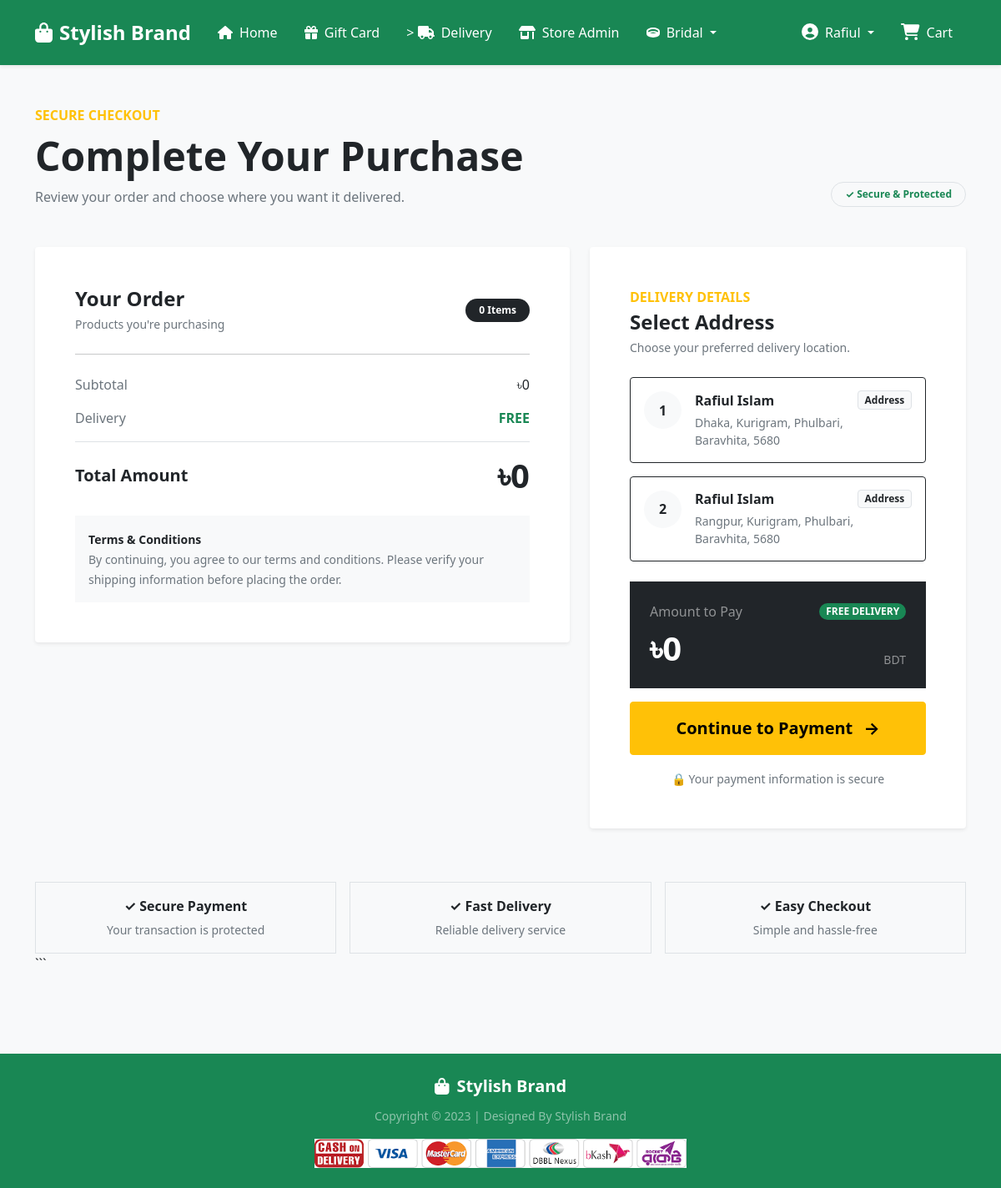
Before: /checkout/ (signed in) with the older database file.
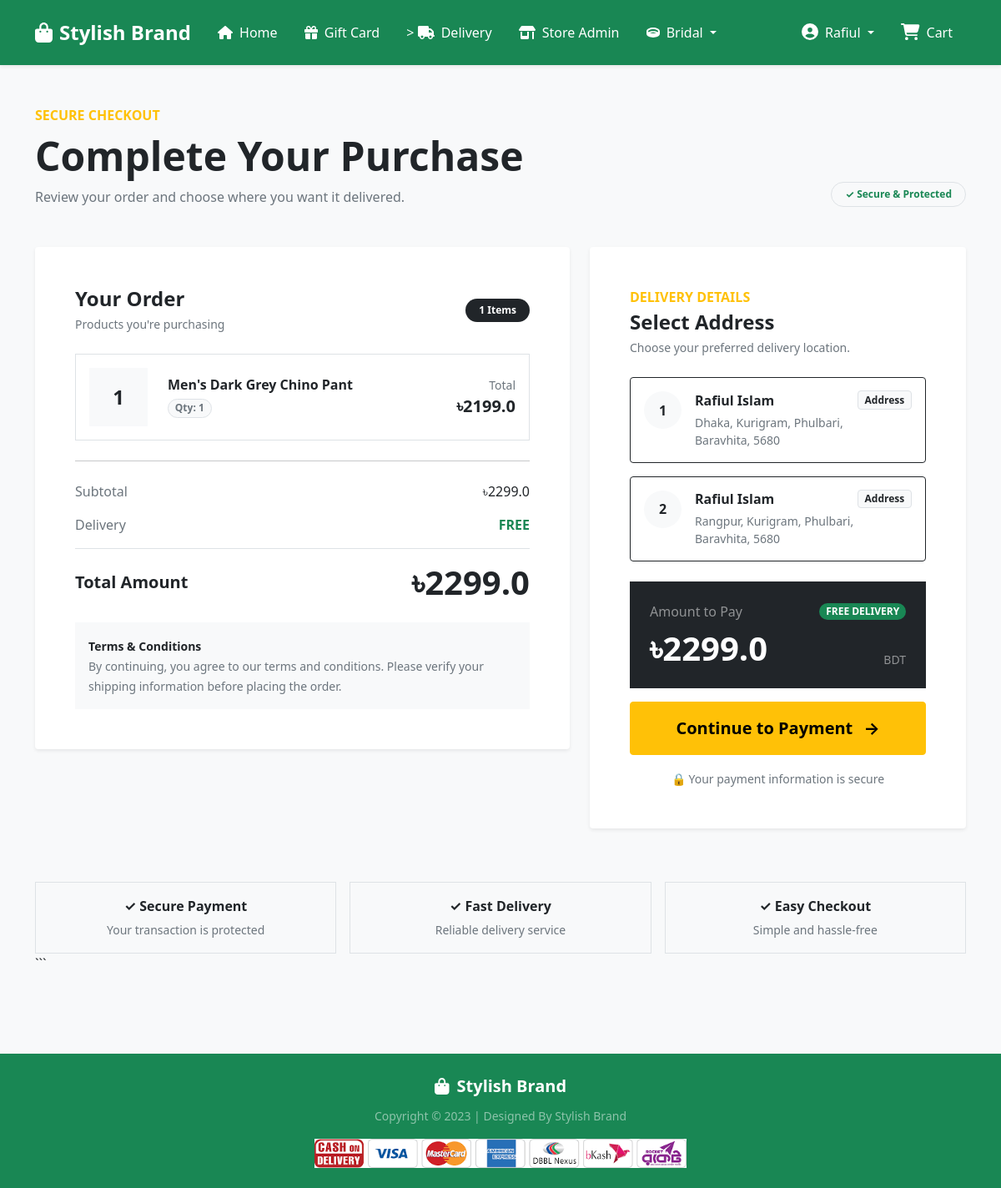
After: the same page with the newer database file.
### Shop/models.py (models this page shows, shortened)
class Customer(models.Model):
    user = models.ForeignKey(User, on_delete=models.CASCADE)
    name = models.CharField(max_length=200)
    division = models.CharField(choices=DIVISION_CHOICES, max_length=50)
    district = models.CharField(max_length=200)
    thana = models.CharField(max_length=50)
    villorroad = models.CharField(max_length=50)
    zipcode = models.IntegerField()

class Cart(models.Model):
    user = models.ForeignKey(User, on_delete=models.CASCADE)
    product = models.ForeignKey(Product, on_delete=models.CASCADE)
    quantity = models.PositiveIntegerField(default=1)
    @property
    def total_cost(self):
        return self.quantity * self.product.discounted_price

class Product(models.Model):
    title = models.CharField(max_length=100)
    selling_price = models.FloatField()
    discounted_price = models.FloatField()
    description = models.TextField()
    brand = models.CharField(max_length=100)
    category = models.CharField(choices=CATEGORY_CHOICES, max_length=2)
    product_image = models.ImageField(upload_to="productimg")

### Shop/views.py (the view)
# urls.py: path("checkout/", views.checkout, name="checkout"),
@login_required
def checkout(request):
    user = request.user
    add = Customer.objects.filter(user=user)
    cart_items = Cart.objects.filter(user=user)
    amount = 0
    shipping_amount = 100
    totalamount = 0
    cart_product = [p for p in Cart.objects.all() if p.user == request.user]
    if cart_product:
        for p in cart_product:
            tempamount = p.quantity * p.product.discounted_price
            amount += tempamount
        totalamount = amount + shipping_amount
    return render(
        request,
        "Shop/checkout.html",
        {"add": add, "totalamount": totalamount, "cart_items": cart_items},
    )

### Shop/templates/Shop/checkout.html (shortened to what the changed rows need)
{% extends 'Shop/base.html' %}
{% load static %}
{% block main-content %}
<div class="container py-5">
<div class="row align-items-end mb-5">
    <div class="col-md-8">
        <h1 class="display-5 fw-bold mb-2">
            Complete Your Purchase
        </h1>
    </div>
</div>
<div class="row g-4">
    <div class="col-lg-7">
        <div class="card border-0 shadow-sm rounded-4 overflow-hidden">
            <div class="card-body p-4 p-lg-5">
                <div class="d-flex justify-content-between align-items-center mb-4">
                    <div>
                        <h4 class="fw-bold mb-1">
                        </h4>
                        <small class="text-muted">
                        </small>
                    </div>
                    <span class="badge bg-dark rounded-pill px-3 py-2">
                        {{ cart_items|length }} Items
                    </span>
                </div>
                {% for item in cart_items %}
                <div class="border rounded-4 p-3 mb-3">
                    <div class="row align-items-center">
                        <div class="col-auto">
                            <div
                                class="bg-light rounded-4
                                       d-flex align-items-center
                                       justify-content-center"
                                style="width:70px;height:70px;"
                            >
                                <span class="fs-4 fw-bold text-dark">
                                    {{ forloop.counter }}
                                </span>
                            </div>
                        </div>
                        <div class="col">
                            <h6 class="fw-bold mb-1">
                                {{ item.product.title }}
                            </h6>
                            <div>
                                <span class="badge
                                             bg-light
                                             text-secondary
                                             border
                                             rounded-pill">
                                    Qty: {{ item.quantity }}
                                </span>
                            </div>
                        </div>
                        <div class="col-auto text-end">
                            <small class="text-muted d-block">
                                Total
                            </small>
                            <span class="fw-bold fs-5">
                                ৳{{ item.total_cost }}
                            </span>
                        </div>
                    </div>
                </div>
                {% endfor %}
                <div class="d-flex justify-content-between mb-3">
                    <span class="text-muted">
                        Subtotal
                    </span>
                    <span class="fw-semibold">
                        ৳{{ totalamount }}
                    </span>
                </div>
                <div class="d-flex justify-content-between
                            align-items-center
                            pt-3
                            border-top">
                    <span class="fw-bold fs-5">
                        Total Amount
                    </span>
                    <span class="fw-bold display-6">
                        ৳{{ totalamount }}
                    </span>
                </div>
            </div>
        </div>
    </div>
    <div class="col-lg-5">
        <div class="card border-0 shadow-sm rounded-4 overflow-hidden">
            <div class="card-body p-4 p-lg-5">
                <form
                    action="{% url 'initiate_payment' %}"
                    method="POST"
                >
                    {% for ad in add %}
                    <div class="mb-3">
                        <label
                            class="btn btn-outline-dark
                                   text-start
                                   w-100
                                   rounded-4
                                   p-3"
                            for="custadd{{ forloop.counter }}"
                        >
                            <div class="d-flex">
                                <div
                                    class="bg-light rounded-circle
                                           d-flex align-items-center
                                           justify-content-center
                                           flex-shrink-0
                                           me-3"
                                    style="width:45px;height:45px;"
                                >
                                    <span class="fw-bold">
                                        {{ forloop.counter }}
                                    </span>
                                </div>
                                <div class="flex-grow-1">
                                    <div
                                        class="d-flex
                                               justify-content-between
                                               align-items-center
                                               mb-1"
                                    >
                                        <h6 class="fw-bold mb-0">
                                            {{ ad.name }}
                                        </h6>
                                        <span
                                            class="badge
                                                   bg-light
                                                   text-dark
                                                   border"
                                        >
                                            Address
                                        </span>
                                    </div>
                                    <p class="text-muted small mb-0">
                                        {{ ad.division }},
                                        {{ ad.district }},
                                        {{ ad.thana }},
                                        <br>
                                        {{ ad.villorroad }},
                                        {{ ad.zipcode }}
                                    </p>
                                </div>
                            </div>
                        </label>
                    </div>
                    {% endfor %}
                    <div
                        class="bg-dark
                               text-white
                               rounded-4
                               p-4
                               mt-4"
                    >
                        <div class="d-flex
                                    justify-content-between
                                    align-items-end">
                            <span class="display-6 fw-bold">
                                ৳{{ totalamount }}
                            </span>
                            <small class="text-white-50">
                                BDT
                            </small>
                        </div>
                    </div>
                </form>
            </div>
        </div>
    </div>
</div>
</div>
{% endblock main-content %}

Changed rows visible on the page:
added Cart: product "Men's Dark Grey Chino Pant", quantity "1", total_cost "2199.0"
Other visible differences:
{{ cart_items|length }}: "0" → "1"
{{ totalamount }}: "0" → "2299.0"
